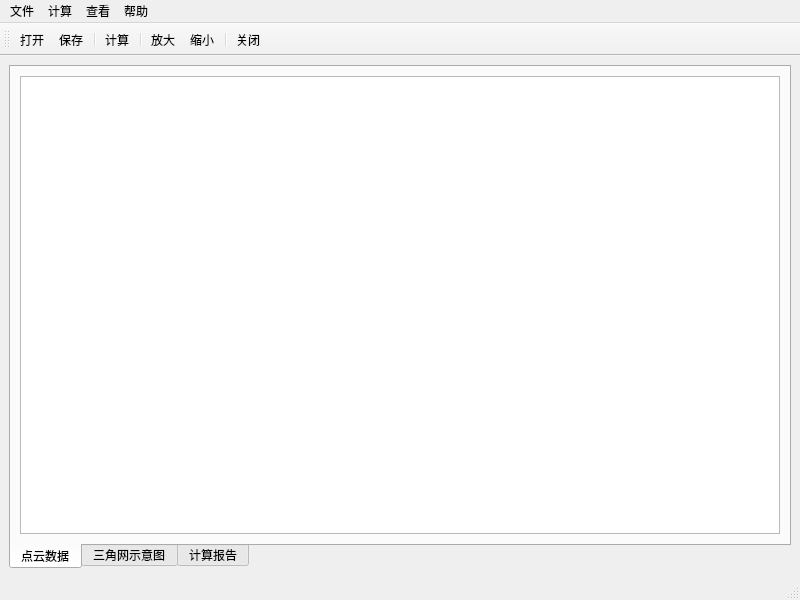
<?xml version="1.0" encoding="UTF-8"?>
<ui version="4.0">
 <class>MainWindow</class>
 <widget class="QMainWindow" name="MainWindow">
  <property name="windowModality">
   <enum>Qt::NonModal</enum>
  </property>
  <property name="geometry">
   <rect>
    <x>0</x>
    <y>0</y>
    <width>800</width>
    <height>600</height>
   </rect>
  </property>
  <property name="windowTitle">
   <string>构建不规则三角网(TIN) 进行休积计算</string>
  </property>
  <property name="windowIcon">
   <iconset>
    <normaloff>../qt5月6日/venv/Lib/site-packages/qt6_applications/Qt/bin/ico/测绘工程.png</normaloff>../qt5月6日/venv/Lib/site-packages/qt6_applications/Qt/bin/ico/测绘工程.png</iconset>
  </property>
  <widget class="QWidget" name="centralwidget">
   <layout class="QVBoxLayout" name="verticalLayout">
    <item>
     <widget class="QTabWidget" name="tabWidget">
      <property name="tabPosition">
       <enum>QTabWidget::South</enum>
      </property>
      <property name="currentIndex">
       <number>0</number>
      </property>
      <widget class="QWidget" name="data">
       <attribute name="title">
        <string>点云数据</string>
       </attribute>
       <layout class="QVBoxLayout" name="verticalLayout_2">
        <item>
         <widget class="QTableWidget" name="tableWidget">
          <property name="editTriggers">
           <set>QAbstractItemView::NoEditTriggers</set>
          </property>
          <attribute name="horizontalHeaderVisible">
           <bool>false</bool>
          </attribute>
          <attribute name="verticalHeaderVisible">
           <bool>false</bool>
          </attribute>
         </widget>
        </item>
       </layout>
      </widget>
      <widget class="QWidget" name="tri">
       <attribute name="title">
        <string>三角网示意图</string>
       </attribute>
       <layout class="QVBoxLayout" name="verticalLayout_3"/>
      </widget>
      <widget class="QWidget" name="report">
       <attribute name="title">
        <string>计算报告</string>
       </attribute>
       <layout class="QHBoxLayout" name="horizontalLayout">
        <item>
         <widget class="QTextBrowser" name="textBrowser"/>
        </item>
       </layout>
      </widget>
     </widget>
    </item>
   </layout>
  </widget>
  <widget class="QMenuBar" name="menubar">
   <property name="geometry">
    <rect>
     <x>0</x>
     <y>0</y>
     <width>800</width>
     <height>22</height>
    </rect>
   </property>
   <widget class="QMenu" name="menu">
    <property name="title">
     <string>文件</string>
    </property>
    <addaction name="action_open"/>
    <addaction name="action_save"/>
   </widget>
   <widget class="QMenu" name="menu_2">
    <property name="title">
     <string>计算</string>
    </property>
    <addaction name="action_count"/>
   </widget>
   <widget class="QMenu" name="menu_3">
    <property name="title">
     <string>查看</string>
    </property>
    <addaction name="action_data"/>
    <addaction name="action_report"/>
    <addaction name="action_tri"/>
   </widget>
   <widget class="QMenu" name="menu_4">
    <property name="title">
     <string>帮助</string>
    </property>
    <addaction name="action_help"/>
    <addaction name="action_about"/>
   </widget>
   <addaction name="menu"/>
   <addaction name="menu_2"/>
   <addaction name="menu_3"/>
   <addaction name="menu_4"/>
  </widget>
  <widget class="QStatusBar" name="statusbar"/>
  <widget class="QToolBar" name="toolBar">
   <property name="windowTitle">
    <string>toolBar</string>
   </property>
   <property name="toolButtonStyle">
    <enum>Qt::ToolButtonTextBesideIcon</enum>
   </property>
   <attribute name="toolBarArea">
    <enum>TopToolBarArea</enum>
   </attribute>
   <attribute name="toolBarBreak">
    <bool>false</bool>
   </attribute>
   <addaction name="action_open"/>
   <addaction name="action_save"/>
   <addaction name="separator"/>
   <addaction name="action_count"/>
   <addaction name="separator"/>
   <addaction name="action_big"/>
   <addaction name="action_samll"/>
   <addaction name="separator"/>
   <addaction name="action_close"/>
  </widget>
  <action name="action_open">
   <property name="icon">
    <iconset>
     <normaloff>../qt5月6日/venv/Lib/site-packages/qt6_applications/Qt/bin/ico/imageres 004.png</normaloff>../qt5月6日/venv/Lib/site-packages/qt6_applications/Qt/bin/ico/imageres 004.png</iconset>
   </property>
   <property name="text">
    <string>打开</string>
   </property>
  </action>
  <action name="action_save">
   <property name="icon">
    <iconset>
     <normaloff>../qt5月6日/venv/Lib/site-packages/qt6_applications/Qt/bin/ico/shell32 259.png</normaloff>../qt5月6日/venv/Lib/site-packages/qt6_applications/Qt/bin/ico/shell32 259.png</iconset>
   </property>
   <property name="text">
    <string>保存</string>
   </property>
  </action>
  <action name="action_count">
   <property name="icon">
    <iconset>
     <normaloff>../qt5月6日/venv/Lib/site-packages/qt6_applications/Qt/bin/ico/49计算器、利率-线性.png</normaloff>../qt5月6日/venv/Lib/site-packages/qt6_applications/Qt/bin/ico/49计算器、利率-线性.png</iconset>
   </property>
   <property name="text">
    <string>计算</string>
   </property>
  </action>
  <action name="action_data">
   <property name="icon">
    <iconset>
     <normaloff>../qt5月6日/venv/Lib/site-packages/qt6_applications/Qt/bin/ico/shell32 319.png</normaloff>../qt5月6日/venv/Lib/site-packages/qt6_applications/Qt/bin/ico/shell32 319.png</iconset>
   </property>
   <property name="text">
    <string>点云数据</string>
   </property>
  </action>
  <action name="action_report">
   <property name="icon">
    <iconset>
     <normaloff>../qt5月6日/venv/Lib/site-packages/qt6_applications/Qt/bin/ico/shell32 326.png</normaloff>../qt5月6日/venv/Lib/site-packages/qt6_applications/Qt/bin/ico/shell32 326.png</iconset>
   </property>
   <property name="text">
    <string>计算报告</string>
   </property>
  </action>
  <action name="action_tri">
   <property name="icon">
    <iconset>
     <normaloff>../qt5月6日/venv/Lib/site-packages/qt6_applications/Qt/bin/ico/imageres 252.png</normaloff>../qt5月6日/venv/Lib/site-packages/qt6_applications/Qt/bin/ico/imageres 252.png</iconset>
   </property>
   <property name="text">
    <string>三角网示意图</string>
   </property>
  </action>
  <action name="action_about">
   <property name="icon">
    <iconset>
     <normaloff>../qt5月6日/venv/Lib/site-packages/qt6_applications/Qt/bin/ico/关于.png</normaloff>../qt5月6日/venv/Lib/site-packages/qt6_applications/Qt/bin/ico/关于.png</iconset>
   </property>
   <property name="text">
    <string>关于</string>
   </property>
  </action>
  <action name="action_help">
   <property name="icon">
    <iconset>
     <normaloff>../qt5月6日/venv/Lib/site-packages/qt6_applications/Qt/bin/ico/帮助.png</normaloff>../qt5月6日/venv/Lib/site-packages/qt6_applications/Qt/bin/ico/帮助.png</iconset>
   </property>
   <property name="text">
    <string>帮助</string>
   </property>
  </action>
  <action name="action_big">
   <property name="icon">
    <iconset>
     <normaloff>../qt5月6日/venv/Lib/site-packages/qt6_applications/Qt/bin/ico/放大缩小_X.png</normaloff>../qt5月6日/venv/Lib/site-packages/qt6_applications/Qt/bin/ico/放大缩小_X.png</iconset>
   </property>
   <property name="text">
    <string>放大</string>
   </property>
  </action>
  <action name="action_samll">
   <property name="icon">
    <iconset>
     <normaloff>../qt5月6日/venv/Lib/site-packages/qt6_applications/Qt/bin/ico/放大缩小_Y.png</normaloff>../qt5月6日/venv/Lib/site-packages/qt6_applications/Qt/bin/ico/放大缩小_Y.png</iconset>
   </property>
   <property name="text">
    <string>缩小</string>
   </property>
  </action>
  <action name="action_close">
   <property name="icon">
    <iconset>
     <normaloff>../qt5月6日/venv/Lib/site-packages/qt6_applications/Qt/bin/ico/imageres 094.png</normaloff>../qt5月6日/venv/Lib/site-packages/qt6_applications/Qt/bin/ico/imageres 094.png</iconset>
   </property>
   <property name="text">
    <string>关闭</string>
   </property>
  </action>
 </widget>
 <resources/>
 <connections/>
</ui>
